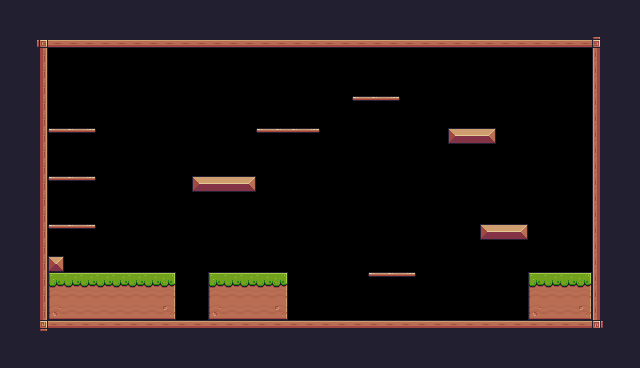

This is a level from a 2D game, rendered from its Tiled map with the project's own tilesets. A one-line summary and the complete map file follow:
An orthogonal 40x23 tile map with 16x16 px tiles, 1 tile layer (Background) and 30 objects (9x Fruit, 6x Platform, 2x Saw, Player).

<map version="1.10" tiledversion="1.10.2" orientation="orthogonal" renderorder="right-down" width="40" height="23" tilewidth="16" tileheight="16" infinite="0" nextlayerid="7" nextobjectid="53">
 <tileset firstgid="1" source="Pixel Adventure.tsx" />
 <layer id="1" name="Background" width="40" height="23">
  <properties>
   <property name="BackgroundColor" value="Gray" />
  </properties>
  <data encoding="csv">
24,24,24,24,24,24,24,24,24,24,24,24,24,24,24,24,24,24,24,24,24,24,24,24,24,24,24,24,24,24,24,24,24,24,24,24,24,24,24,24,
24,24,24,24,24,24,24,24,24,24,24,24,24,24,24,24,24,24,24,24,24,24,24,24,24,24,24,24,24,24,24,24,24,24,24,24,24,24,24,24,
24,24,92,134,134,134,134,134,134,134,134,134,134,134,134,134,134,134,134,134,134,134,134,134,134,134,134,134,134,134,134,134,134,134,134,134,134,93,24,24,
24,24,113,0,0,0,0,0,0,0,0,0,0,0,0,0,0,0,0,0,0,0,0,0,0,0,0,0,0,0,0,0,0,0,0,0,0,111,24,24,
24,24,113,0,0,0,0,0,0,0,0,0,0,0,0,0,0,0,0,0,0,0,0,0,0,0,0,0,0,0,0,0,0,0,0,0,0,111,24,24,
24,24,113,0,0,0,0,0,0,0,0,0,0,0,0,0,0,0,0,0,0,0,0,0,0,0,0,0,0,0,0,0,0,0,0,0,0,111,24,24,
24,24,113,0,0,0,0,0,0,0,0,0,0,0,0,0,0,0,0,0,0,0,40,41,42,0,0,0,0,0,0,0,0,0,0,0,0,111,24,24,
24,24,113,0,0,0,0,0,0,0,0,0,0,0,0,0,0,0,0,0,0,0,0,0,0,0,0,0,0,0,0,0,0,0,0,0,0,111,24,24,
24,24,113,40,41,42,0,0,0,0,0,0,0,0,0,0,40,41,41,42,0,0,0,0,0,0,0,0,13,14,15,0,0,0,0,0,0,111,24,24,
24,24,113,0,0,0,0,0,0,0,0,0,0,0,0,0,0,0,0,0,0,0,0,0,0,0,0,0,0,0,0,0,0,0,0,0,0,111,24,24,
24,24,113,0,0,0,0,0,0,0,0,0,0,0,0,0,0,0,0,0,0,0,0,0,0,0,0,0,0,0,0,0,0,0,0,0,0,111,24,24,
24,24,113,40,41,42,0,0,0,0,0,0,13,14,14,15,0,0,0,0,0,0,0,0,0,0,0,0,0,0,0,0,0,0,0,0,0,111,24,24,
24,24,113,0,0,0,0,0,0,0,0,0,0,0,0,0,0,0,0,0,0,0,0,0,0,0,0,0,0,0,0,0,0,0,0,0,0,111,24,24,
24,24,113,0,0,0,0,0,0,0,0,0,0,0,0,0,0,0,0,0,0,0,0,0,0,0,0,0,0,0,0,0,0,0,0,0,0,111,24,24,
24,24,113,40,41,42,0,0,0,0,0,0,0,0,0,0,0,0,0,0,0,0,0,0,0,0,0,0,0,0,13,14,15,0,0,0,0,111,24,24,
24,24,113,0,0,0,0,0,0,0,0,0,0,0,0,0,0,0,0,0,0,0,0,0,0,0,0,0,0,0,0,0,0,0,0,0,0,111,24,24,
24,24,113,35,0,0,0,0,0,0,0,0,0,0,0,0,0,0,0,0,0,0,0,0,0,0,0,0,0,0,0,0,0,0,0,0,0,111,24,24,
24,24,113,7,8,8,8,8,8,8,9,0,0,7,8,8,8,9,0,0,0,0,0,40,41,42,0,0,0,0,0,0,0,7,8,8,9,111,24,24,
24,24,113,29,30,30,30,30,30,30,31,0,0,29,30,30,30,31,0,0,0,0,0,0,0,0,0,0,0,0,0,0,0,29,30,30,31,111,24,24,
24,24,113,51,52,52,52,52,52,52,53,0,0,51,52,52,52,53,0,0,0,0,0,0,0,0,0,0,0,0,0,0,0,51,52,52,53,111,24,24,
24,24,114,90,90,90,90,90,90,90,90,90,90,90,90,90,90,90,90,90,90,90,90,90,90,90,90,90,90,90,90,90,90,90,90,90,90,115,24,24,
24,24,24,24,24,24,24,24,24,24,24,24,24,24,24,24,24,24,24,24,24,24,24,24,24,24,24,24,24,24,24,24,24,24,24,24,24,24,24,24,
24,24,24,24,24,24,24,24,24,24,24,24,24,24,24,24,24,24,24,24,24,24,24,24,24,24,24,24,24,24,24,24,24,24,24,24,24,24,24,24
</data>
 </layer>
 <objectgroup id="4" name="Collectibles">
  <object id="36" name="Apple" type="Fruit" x="64" y="96" width="32" height="32" />
  <object id="37" name="Bananas" type="Fruit" x="64" y="144" width="32" height="32" />
  <object id="38" name="Strawberry" type="Fruit" x="288" y="96" width="32" height="32" />
  <object id="39" name="Melon" type="Fruit" x="368" y="64" width="32" height="32" />
  <object id="40" name="Orange" type="Fruit" x="464" y="96" width="32" height="32" />
  <object id="41" name="Kiwi" type="Fruit" x="256" y="240" width="32" height="32" />
  <object id="42" name="Cherries" type="Fruit" x="80" y="240" width="32" height="32" />
  <object id="43" name="Strawberry" type="Fruit" x="256" y="96" width="32" height="32" />
  <object id="44" name="Strawberry" type="Fruit" x="272" y="64" width="32" height="32" />
 </objectgroup>
 <objectgroup id="3" name="Collisions">
  <object id="21" x="48" y="320" width="560" height="16" />
  <object id="22" x="592" y="48" width="16" height="288" />
  <object id="23" x="32" y="48" width="16" height="288" />
  <object id="24" x="32" y="32" width="576" height="16" />
  <object id="25" x="48" y="272" width="128" height="48" />
  <object id="26" x="208" y="272" width="80" height="48" />
  <object id="27" x="528" y="272" width="64" height="48" />
  <object id="28" x="48" y="256" width="16" height="16" />
  <object id="29" x="192" y="176" width="64" height="16" />
  <object id="31" x="480" y="224" width="48" height="16" />
  <object id="32" x="448" y="128" width="48" height="16" />
  <object id="33" type="Platform" x="48" y="224" width="48" height="16" />
  <object id="34" type="Platform" x="48" y="176" width="48" height="16" />
  <object id="35" type="Platform" x="48" y="128" width="48" height="16" />
  <object id="46" type="Platform" x="352" y="96" width="48" height="16" />
  <object id="47" type="Platform" x="368" y="272" width="48" height="16" />
  <object id="45" type="Platform" x="256" y="128" width="64" height="16" />
 </objectgroup>
 <objectgroup id="5" name="Enemies">
  <object id="49" type="Saw" x="416" y="304" width="32" height="32">
   <properties>
    <property name="horizontal" type="bool" value="true" />
    <property name="offNeg" type="float" value="4" />
    <property name="offPos" type="float" value="4" />
   </properties>
  </object>
  <object id="51" type="Saw" x="416" y="64" width="32" height="32">
   <properties>
    <property name="horizontal" type="bool" value="false" />
    <property name="offNeg" type="float" value="0" />
    <property name="offPos" type="float" value="5" />
   </properties>
  </object>
 </objectgroup>
 <objectgroup id="2" name="Spawnpoints">
  <object id="14" name="Player" type="Player" x="320" y="288" width="32" height="32" />
 </objectgroup>
 <objectgroup id="6" name="Checkpoints">
  <object id="52" x="528" y="208" width="64" height="64" />
 </objectgroup>
</map>
